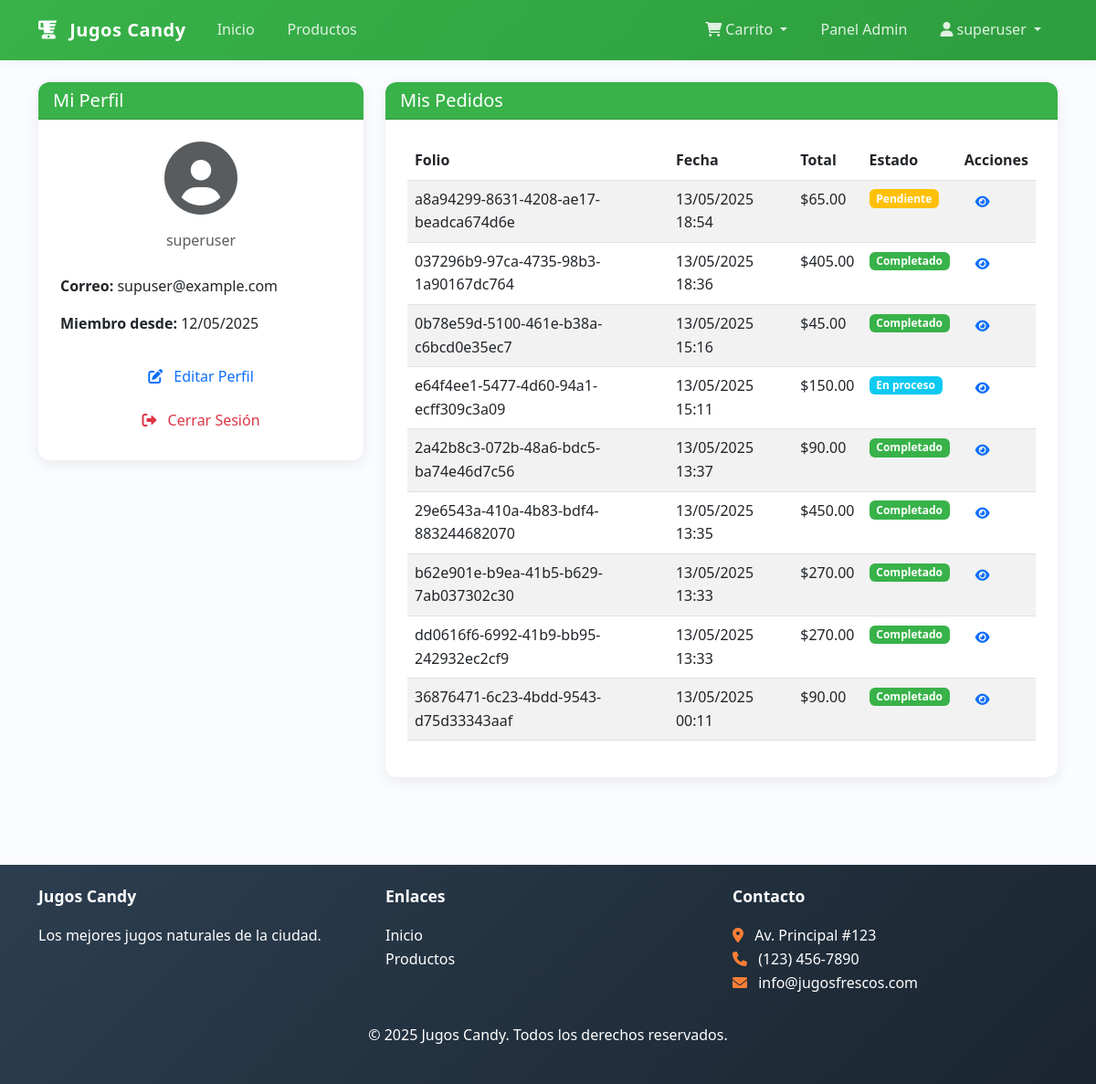
The page /accounts/perfil/ (signed in) on the database its author committed.
### store/models.py (models this page shows, shortened)
class Order(models.Model):
    STATUS_CHOICES = (
        ('pending', 'Pendiente'),
        ('processing', 'En proceso'),
        ('completed', 'Completado'),
    )
    order_number = models.UUIDField(default=uuid.uuid4, editable=False, unique=True, verbose_name="Número de pedido")
    user = models.ForeignKey(User, on_delete=models.CASCADE, null=True, blank=True, verbose_name="Usuario")
    customer_name = models.CharField(max_length=100, verbose_name="Nombre del cliente")
    customer_email = models.EmailField(verbose_name="Email")
    customer_phone = models.CharField(max_length=15, verbose_name="Teléfono")
    status = models.CharField(max_length=20, choices=STATUS_CHOICES, default='pending', verbose_name="Estado")
    total_amount = models.DecimalField(max_digits=10, decimal_places=2, verbose_name="Monto total")
    created_at = models.DateTimeField(auto_now_add=True, verbose_name="Fecha de creación")
    pickup_time = models.DateTimeField(default=timezone.now, verbose_name="Hora de recogida")
    class Meta:
        verbose_name = "Pedido"
        verbose_name_plural = "Pedidos"
        ordering = ['-created_at']

### accounts/views.py (the view)
# urls.py: path('perfil/', views.profile_view, name='profile'),
@login_required
def profile_view(request):
    return render(request, 'accounts/profile.html')

### store/context_processors.py (called while the page is built, shortened)
def cart_processor(request):
    cart = request.session.get('cart', {})
    print("Debug - Contenido del carrito:", cart)
    cart_count = sum(item.get('quantity', 0) for item in cart.values())
    print("Debug - Cantidad total en carrito:", cart_count)
    cart_items = []
    cart_total = 0
    try:
        from .models import Product
    except Exception as e:
        print(f"Error en cart_processor: {e}")
    return {
        'cart_count': cart_count,
        'cart_items': cart_items,
        'cart_total': cart_total,
    }

### accounts/templates/accounts/profile.html (shortened to what this page needs)
{% extends 'store/base.html' %}
{% block content %}
<div class="container">
    <div class="row">
        <div class="col-md-4">
            <div class="card shadow-sm mb-4">
                <div class="card-header bg-success text-white">
                    <h5 class="mb-0">Mi Perfil</h5>
                </div>
                <div class="card-body">
                    <div class="text-center mb-4">
                        <i class="fas fa-user-circle fa-5x text-muted"></i>
                        <p class="text-muted">{{ user.username }}</p>
                    </div>
                    <div>
                        <p><strong>Correo:</strong> {{ user.email }}</p>
                        <p><strong>Miembro desde:</strong> {{ user.date_joined|date:"d/m/Y" }}</p>
                    </div>
                    <div class="d-grid gap-2 mt-4">
                        <a href="#" class="btn btn-outline-primary">
                            <i class="fas fa-edit me-2"></i> Editar Perfil
                        </a>
                        <a href="{% url 'accounts:logout' %}" class="btn btn-outline-danger">
                            <i class="fas fa-sign-out-alt me-2"></i> Cerrar Sesión
                        </a>
                    </div>
                </div>
            </div>
        </div>
        <div class="col-md-8">
            <div class="card shadow-sm mb-4">
                <div class="card-header bg-success text-white">
                    <h5 class="mb-0">Mis Pedidos</h5>
                </div>
                <div class="card-body">
                    <div class="table-responsive">
                        <table class="table table-striped">
                            <thead>
                                <tr>
                                    <th>Folio</th>
                                    <th>Fecha</th>
                                    <th>Total</th>
                                    <th>Estado</th>
                                    <th>Acciones</th>
                                </tr>
                            </thead>
                            <tbody>
                                {% for order in user.order_set.all %}
                                <tr>
                                    <td>{{ order.order_number }}</td>
                                    <td>{{ order.created_at|date:"d/m/Y H:i" }}</td>
                                    <td>${{ order.total_amount }}</td>
                                    <td>
                                        {% if order.status == 'pending' %}
                                        <span class="badge bg-warning">Pendiente</span>
                                        {% elif order.status == 'processing' %}
                                        <span class="badge bg-info">En proceso</span>
                                        {% elif order.status == 'completed' %}
                                        <span class="badge bg-success">Completado</span>
                                        {% endif %}
                                    </td>
                                    <td>
                                        <a href="#" class="btn btn-sm btn-outline-primary">
                                            <i class="fas fa-eye"></i>
                                        </a>
                                    </td>
                                </tr>
                                {% endfor %}
                            </tbody>
                        </table>
                    </div>
                </div>
            </div>
        </div>
    </div>
</div>
{% endblock %}

### store/templates/store/base.html (shortened to what this page needs)
<!DOCTYPE html>
<html lang="es">
<head>
    <link href="https://cdn.jsdelivr.net/npm/bootstrap@5.3.0/dist/css/bootstrap.min.css" rel="stylesheet">
    <link rel="stylesheet" href="https://cdnjs.cloudflare.com/ajax/libs/font-awesome/6.0.0/css/all.min.css">
    {% load static %}
    <link rel="stylesheet" href="{% static 'css/main.css' %}">
</head>
<body>
    <nav class="navbar navbar-expand-lg navbar-dark bg-success">
        <div class="container">
            <a class="navbar-brand" href="{% url 'store:home' %}">
                <i class="fas fa-blender"></i> Jugos Candy
            </a>
            <div class="collapse navbar-collapse" id="navbarNav">
                <ul class="navbar-nav me-auto">
                    <li class="nav-item">
                        <a class="nav-link" href="{% url 'store:home' %}">Inicio</a>
                    </li>
                    <li class="nav-item">
                        <a class="nav-link" href="{% url 'store:product_list' %}">Productos</a>
                    </li>
                </ul>
                <ul class="navbar-nav ms-auto">
                    <li class="nav-item dropdown">
                        <a class="nav-link dropdown-toggle" href="#" id="cartDropdown" role="button" data-bs-toggle="dropdown" aria-expanded="false">
                            <i class="fas fa-shopping-cart"></i> Carrito
                        </a>
                    </li>
                    {% if user.is_authenticated %}
                        {% if user.is_staff %}
                        <li class="nav-item">
                            <a class="nav-link" href="{% url 'store:admin_dashboard' %}">Panel Admin</a>
                        </li>
                        {% endif %}
                        <li class="nav-item dropdown">
                            <a class="nav-link dropdown-toggle" href="#" id="navbarDropdown" role="button" data-bs-toggle="dropdown">
                                <i class="fas fa-user"></i> {{ user.username }}
                            </a>
                        </li>
                    {% endif %}
                </ul>
            </div>
        </div>
    </nav>
    <main class="py-4">
        {% block content %}
        {% endblock %}
    </main>
    <footer class="bg-dark text-white py-4 mt-5">
        <div class="container">
            <div class="row">
                <div class="col-md-4">
                    <h5>Jugos Candy</h5>
                    <p>Los mejores jugos naturales de la ciudad.</p>
                </div>
                <div class="col-md-4">
                    <h5>Enlaces</h5>
                    <ul class="list-unstyled">
                        <li><a href="{% url 'store:home' %}" class="text-white">Inicio</a></li>
                        <li><a href="{% url 'store:product_list' %}" class="text-white">Productos</a></li>
                    </ul>
                </div>
                <div class="col-md-4">
                    <h5>Contacto</h5>
                    <address>
                        <i class="fas fa-map-marker-alt"></i> Av. Principal #123<br>
                        <i class="fas fa-phone"></i> (123) 456-7890<br>
                        <i class="fas fa-envelope"></i> info@jugosfrescos.com
                    </address>
                </div>
            </div>
            <div class="text-center mt-3">
                <p>&copy; {% now "Y" %} Jugos Candy. Todos los derechos reservados.</p>
            </div>
        </div>
    </footer>
</body>
</html>

### store/static/css/main.css (style rules this page uses)
:root { --primary-color: #38b249; --primary-dark: #2d9d3e; --accent-color: #ff7e36; --light-green: #ebf9ed; --success-color: #38b249; --info-color: #3da9fc; --warning-color: #ffb627; --danger-color: #ef4565; --light-color: #f8f9fa; --dark-color: #2d3748; --body-bg: #fafcff; --text-color: #2d3748; --card-shadow: 0 0.25rem 1rem rgba(0, 0, 0, 0.08); --card-radius: 0.75rem; --font-family: 'Poppins', 'Segoe UI', Tahoma, Geneva, Verdana, sans-serif; }
body { font-family: var(--font-family); color: var(--text-color); background-color: var(--body-bg); overflow-x: hidden; line-height: 1.6; }
.navbar { padding: 0.75rem 1rem; box-shadow: 0 2px 10px rgba(0, 0, 0, 0.05); }
.navbar-dark { background: linear-gradient(135deg, var(--primary-color), var(--primary-dark)) !important; }
.navbar-brand { font-weight: 600; letter-spacing: 0.5px; font-size: 1.25rem; }
.navbar-brand i { margin-right: 0.5rem; }
.nav-link { padding: 0.5rem 1rem !important; margin: 0 0.125rem; border-radius: 0.5rem; transition: all 0.2s ease; font-weight: 500; }
.navbar-dark .navbar-nav .nav-link { color: rgba(255, 255, 255, 0.85); }
.btn { border-radius: 0.5rem; padding: 0.5rem 1.25rem; font-weight: 500; transition: all 0.2s ease; text-transform: none; border: none; }
.btn-sm { padding: 0.25rem 0.75rem; font-size: 0.875rem; }
.btn i { margin-right: 0.5rem; }
.card { border: none; border-radius: var(--card-radius); box-shadow: var(--card-shadow); transition: transform 0.2s, box-shadow 0.2s; overflow: hidden; }
.card-body { padding: 1.5rem; }
.bg-success { background-color: var(--primary-color) !important; }
footer { background: linear-gradient(135deg, #2c3e50, #1a252f) !important; padding: 3rem 0 2rem !important; }
footer h5 { font-weight: 600; margin-bottom: 1.25rem; font-size: 1.1rem; }
footer a { transition: all 0.2s; text-decoration: none !important; }
footer .fa-map-marker-alt, footer .fa-phone, footer .fa-envelope { margin-right: 0.5rem; color: var(--accent-color); }
.fas { transition: all 0.3s; }
.text-center .fas { color: var(--primary-color); }
.badge { position: relative; top: -2px; padding: 0.35em 0.65em; font-size: 0.75em; font-weight: 600; border-radius: 0.375rem; }
.shadow-sm { box-shadow: var(--card-shadow) !important; }

### rows shown on the page
Order: order_number "a8a94299-8631-4208-ae17-beadca674d6e", created_at "13/05/2025 18:54", total_amount "65.00", status "Pendiente"
Order: order_number "037296b9-97ca-4735-98b3-1a90167dc764", created_at "13/05/2025 18:36", total_amount "405.00", status "Completado"
Order: order_number "0b78e59d-5100-461e-b38a-c6bcd0e35ec7", created_at "13/05/2025 15:16", total_amount "45.00", status "Completado"
Order: order_number "e64f4ee1-5477-4d60-94a1-ecff309c3a09", created_at "13/05/2025 15:11", total_amount "150.00", status "En proceso"
Order: order_number "2a42b8c3-072b-48a6-bdc5-ba74e46d7c56", created_at "13/05/2025 13:37", total_amount "90.00", status "Completado"
Order: order_number "29e6543a-410a-4b83-bdf4-883244682070", created_at "13/05/2025 13:35", total_amount "450.00", status "Completado"
Order: order_number "b62e901e-b9ea-41b5-b629-7ab037302c30", created_at "13/05/2025 13:33", total_amount "270.00", status "Completado"
Order: order_number "dd0616f6-6992-41b9-bb95-242932ec2cf9", created_at "13/05/2025 13:33", total_amount "270.00", status "Completado"
Order: order_number "36876471-6c23-4bdd-9543-d75d33343aaf", created_at "13/05/2025 00:11", total_amount "90.00", status "Completado"

### other values the page prints
{{ user.username }} "superuser"
{{ user.email }} "supuser@example.com"
{{ user.date_joined|date:"d/m/Y" }} "12/05/2025"
